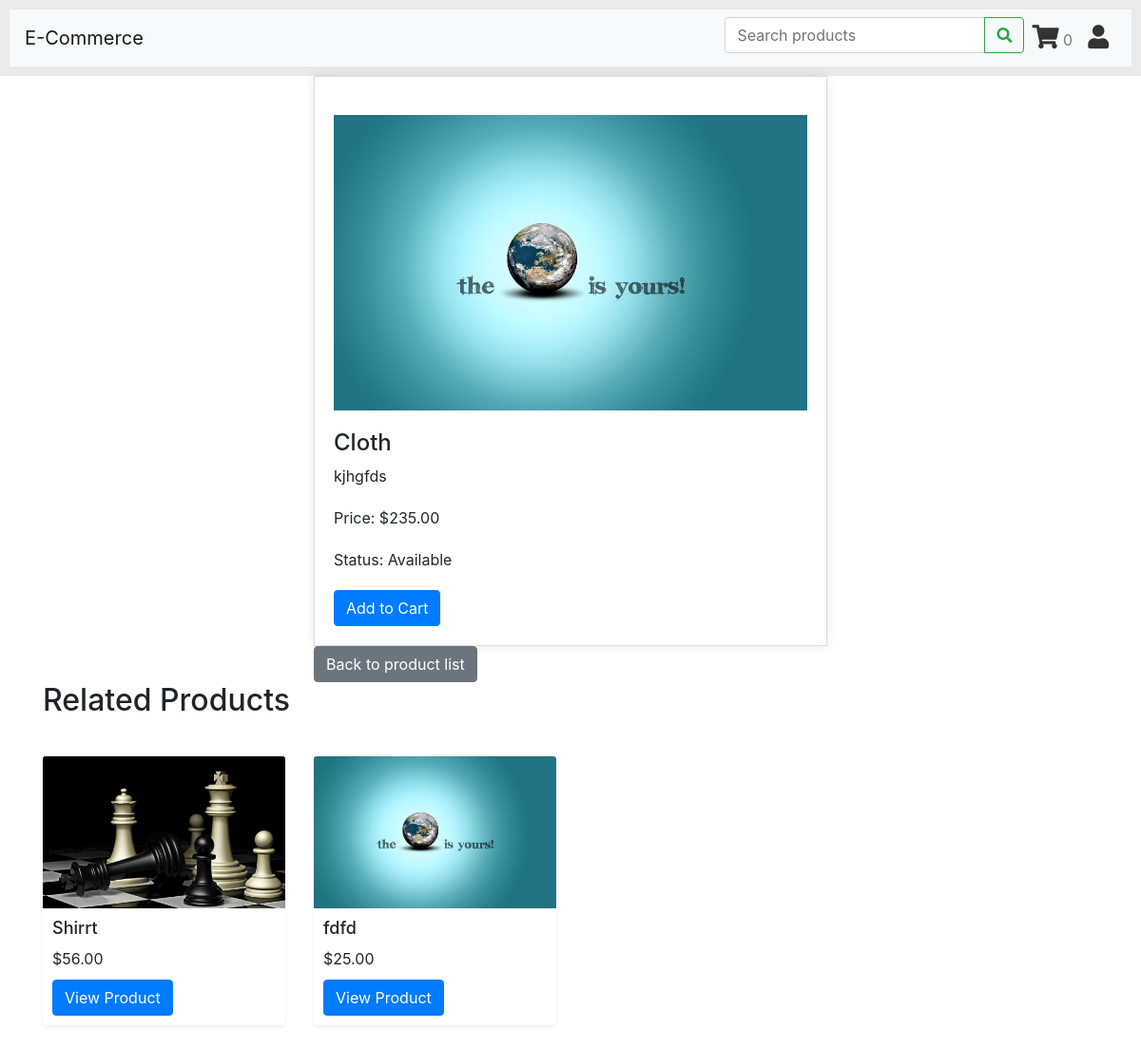
Before: /3/cloth/ with the older database file.
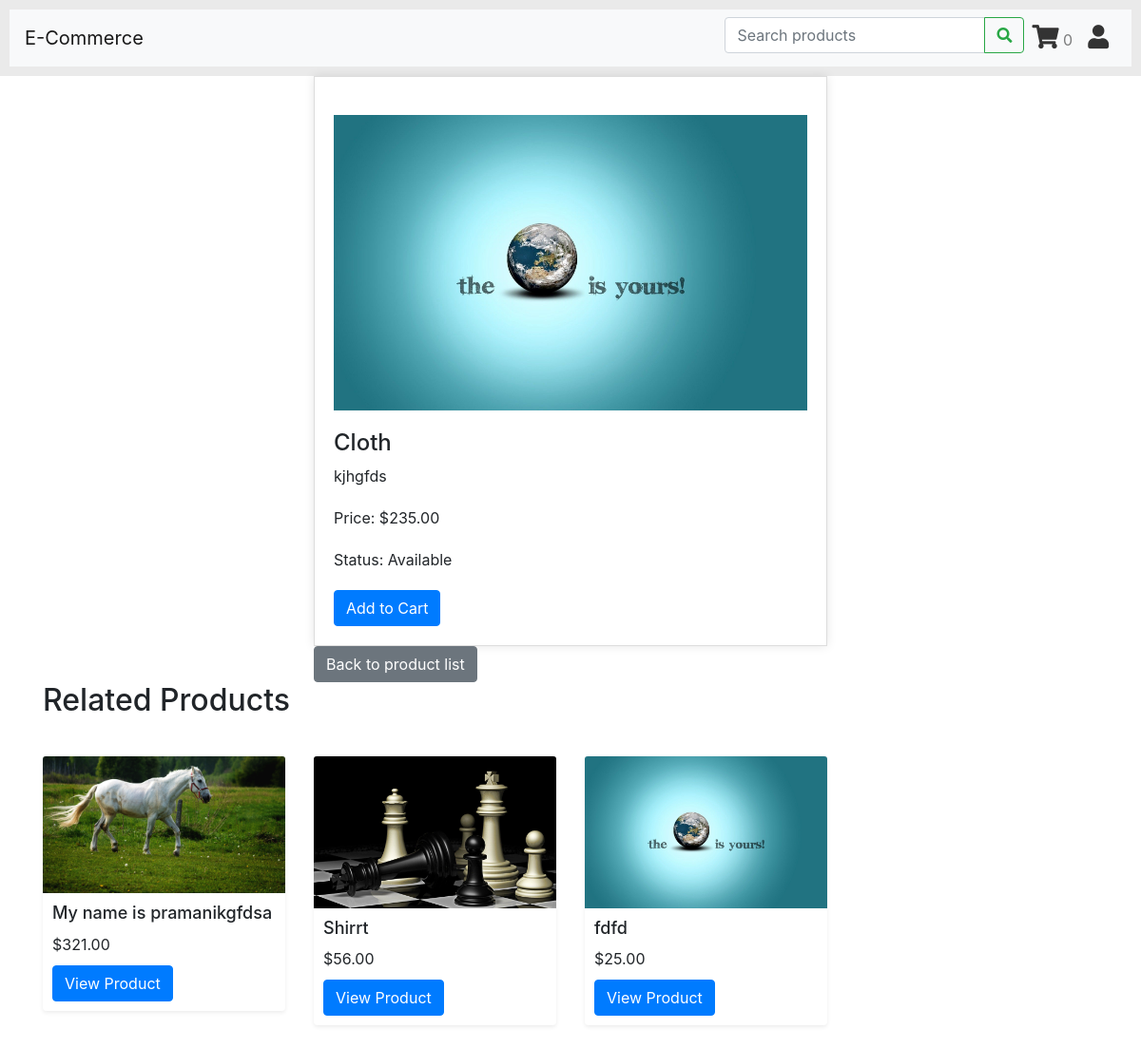
After: the same page with the newer database file.
### shop/models.py (models this page shows, shortened)
class Product(models.Model):
    category = models.ForeignKey(Category, related_name='products', on_delete=models.CASCADE)
    name = models.CharField(max_length=100)
    slug = models.SlugField(max_length=200, unique=True, blank=True)
    description = models.TextField(blank=True)
    price = models.DecimalField(max_digits=10, decimal_places=2)
    available = models.BooleanField(default=True)
    created = models.DateTimeField(auto_now_add=True)
    updated = models.DateTimeField(auto_now=True)
    image = models.ImageField(upload_to='products/%Y/%m/%d', blank=True)
    class Meta:
        ordering = ['name']
        index_together = (('id', 'slug'),)

### shop/views.py (the view)
# urls.py: path('<int:id>/<slug:slug>/', views.product_detail, name = 'product_detail')
def product_detail(request, id, slug):
    product = get_object_or_404(Product, id=id, slug=slug, available=True)
    related_products = Product.objects.filter(category=product.category).exclude(id=product.id)[:4]
    return render(request, 'productDetail.html', {'product': product, 'related_products': related_products})

### templates/productDetail.html (shortened to what this page needs)
{% load static %}
<!DOCTYPE html>
<html>
<head>
    <link rel="stylesheet" href="https://cdnjs.cloudflare.com/ajax/libs/font-awesome/5.15.3/css/all.min.css"
 />
    <link rel="stylesheet" href="https://maxcdn.bootstrapcdn.com/bootstrap/4.0.0/css/bootstrap.min.css">
    <link rel="stylesheet" type="text/css" href="{% static 'css/product_detail.css' %}">
</head>
<body>
    {% include 'header.html' %}
    <div class="container">
        <div class="row">
            <div class="col-md-6 offset-md-3">
                <div class="product-detail">
                    {% if product.image %}
                    <img src="{{ product.image.url }}" alt="{{ product.name }}" width="500" height="300"
                        class="img-fluid">
                    {% else %}
                    <img src="{% static 'no-image.png' %}" alt="No image available" width="500" height="300"
                        class="img-fluid">
                    {% endif %}
                    <h1>{{ product.name }}</h1>
                    <p>{{ product.description }}</p>
                    <p>Price: ${{ product.price }}</p>
                    {% if product.available %}
                    <p>Status: Available</p>
                    <form action="{% url 'cart:cart_add' product.id %}" method="post">
                        <button type="submit" class="btn btn-primary">Add to Cart</button>
                    </form>
                    {% else %}
                    <p>Status: Out of stock</p>
                    {% endif %}
                </div>
                <a href="{% url 'shop:product_list' %}" class="btn btn-secondary">Back to product list</a>
            </div>
        </div>
        <div class="row">
            <div class="col-md-12">
                <h2>Related Products</h2>
                <div class="related-products">
                    <div class="row">
                        {% for related_product in related_products %}
                        <div class="col-md-3">
                            <div class="card mb-4 shadow-sm">
                                {% if related_product.image %}
                                <a href="{% url 'shop:product_detail' related_product.id related_product.slug %}">
                                    <img src="{{ related_product.image.url }}" alt="{{ related_product.name }}"
                                        class="card-img-top" style="width: 100%; height: auto;">
                                </a>
                                {% else %}
                                <a href="{% url 'shop:product_detail' related_product.id related_product.slug %}">
                                    <img src="{% static 'no-image.png' %}" alt="No image available" class="card-img-top"
                                        style="width: 100%; height: auto;">
                                </a>
                                {% endif %}
                                <div class="card-body">
                                    <h5 class="card-title">{{ related_product.name }}</h5>
                                    <p class="card-text">${{ related_product.price }}</p>
                                    <a href="{% url 'shop:product_detail' related_product.id related_product.slug %}"
                                        class="btn btn-primary">View Product</a>
                                </div>
                            </div>
                        </div>
                        {% endfor %}
                    </div>
                </div>
            </div>
        </div>
    </div>
</body>
</html>

Changed rows visible on the page:
added Product: image (picture), name "My name is pramanikgfdsa", price "321.00"
